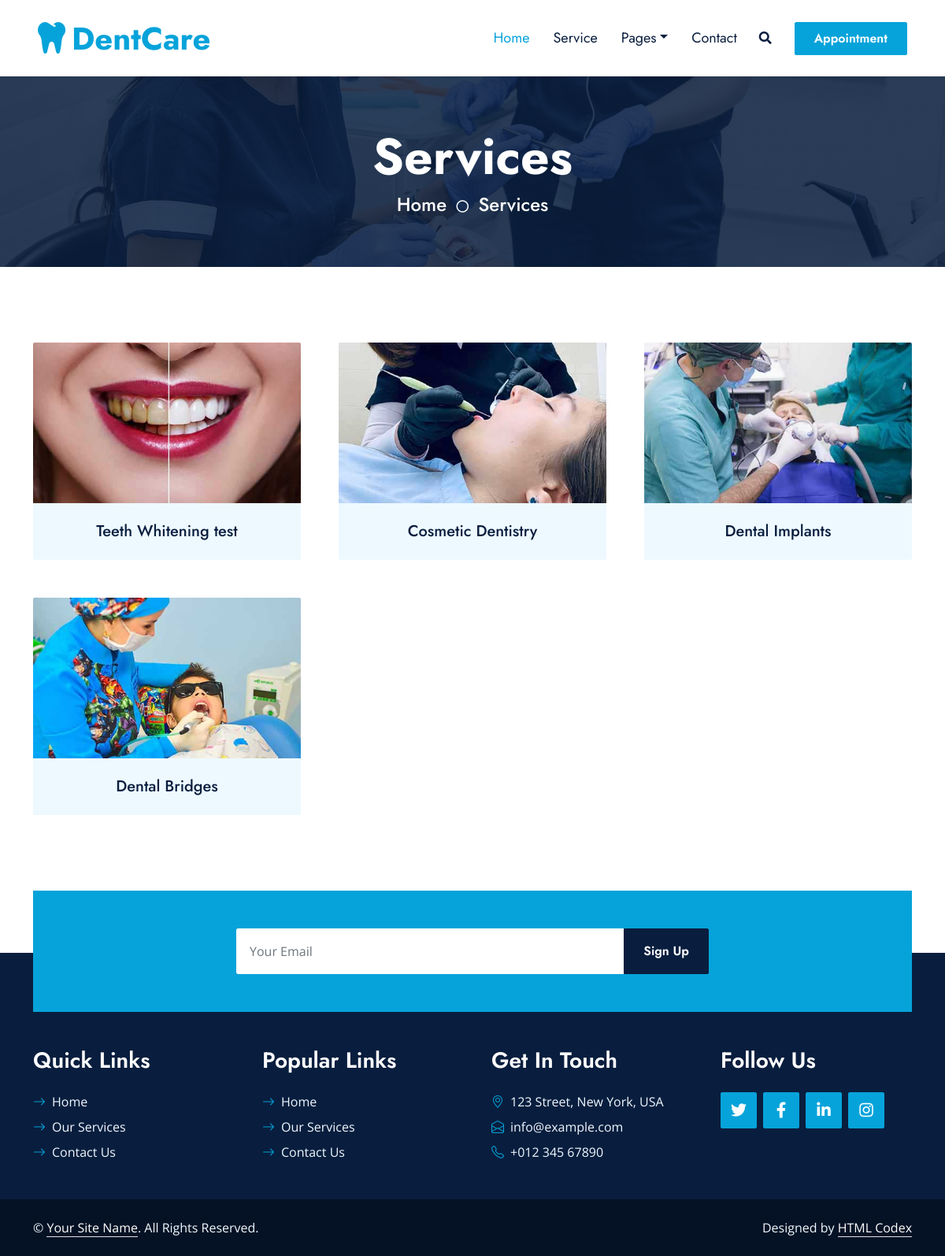
The app's page /service/ with its own data.
### service/models.py (models this page shows, shortened)
class service(models.Model):
    titil = models.CharField(max_length=70)
    price = models.IntegerField()
    image = models.ImageField(upload_to='images')
    descreption = models.TextField(max_length=270)
    class Meta:
        verbose_name = 'service'
        verbose_name_plural = 'services'

### service/views.py (the view)
# urls.py: path('',views.services.as_view(),name='services'),
class services(ListView):
    model = service
    context_object_name = 'services'
    template_name='service.html'

### service/templates/service.html
{% extends 'base.html' %}
{% load static %}
{% block body %}
    <div class="container-fluid bg-primary py-5 hero-header mb-5">
        <div class="row py-3">
            <div class="col-12 text-center">
                <h1 class="display-3 text-white animated zoomIn">Services</h1>
                <a href="" class="h4 text-white">Home</a>
                <i class="far fa-circle text-white px-2"></i>
                <a href="" class="h4 text-white">Services</a>
            </div>
        </div>
    </div>
    <div class="container-fluid py-5 wow fadeInUp" data-wow-delay="0.1s">
        <div class="container">
            <div class="row g-5 wow fadeInUp" data-wow-delay="0.1s">
                <div class="col-lg-12">
                    <div class="row g-5">
                        {% for service in services %}
                            <div class="col-md-4 service-item wow zoomIn" data-wow-delay="0.3s">
                                <div class="rounded-top overflow-hidden">
                                    <img class="img-fluid" src="{{service.image.url}}" alt="">
                                </div>
                                <div class="position-relative bg-light rounded-bottom text-center p-4">
                                    <a href="{% url 'serv_detail' service.id %}"><h5 class="m-0">{{service.titil}}</h5></a>
                                </div>
                            </div>
                        {% endfor %}
                    </div>
                </div>
            </div>
        </div>
    </div>
    <div class="container-fluid position-relative pt-5 wow fadeInUp" data-wow-delay="0.1s" style="z-index: 1;">
        <div class="container">
            <div class="bg-primary p-5">
                <form class="mx-auto" style="max-width: 600px;">
                    <div class="input-group">
                        <input type="text" class="form-control border-white p-3" placeholder="Your Email">
                        <button class="btn btn-dark px-4">Sign Up</button>
                    </div>
                </form>
            </div>
        </div>
    </div>
{% endblock body %}

### static/css/style.css (style rules this page uses)
:root { --primary: #06A3DA; --secondary: #F57E57; --light: #EEF9FF; --dark: #091E3E; }
h1, h2, .font-weight-bold { font-weight: 700 !important; }
h5, h6, .font-weight-medium { font-weight: 500 !important; }
.btn { font-family: 'Jost', sans-serif; font-weight: 600; transition: .5s; }
.hero-header { background: linear-gradient(rgba(9, 30, 62, .85), rgba(9, 30, 62, .85)), url(../img/carousel-1.jpg) center center no-repeat; background-size: cover; }
.service-item img, .service-item .bg-light, .service-item .bg-light h5, .team-item .team-text { transition: .5s; }
.team-item .team-text::after, .service-item .bg-light::after { position: absolute; content: ""; top: 50%; bottom: 0; left: 15px; right: 15px; border-radius:100px / 15px; box-shadow: 0 0 15px rgba(0, 0, 0, .7); opacity: 0; transition: .5s; z-index: -1; }

### records on screen
service: image (picture), titil "Teeth Whitening test"
service: image (picture), titil "Cosmetic Dentistry"
service: image (picture), titil "Dental Implants"
service: image (picture), titil "Dental Bridges"
